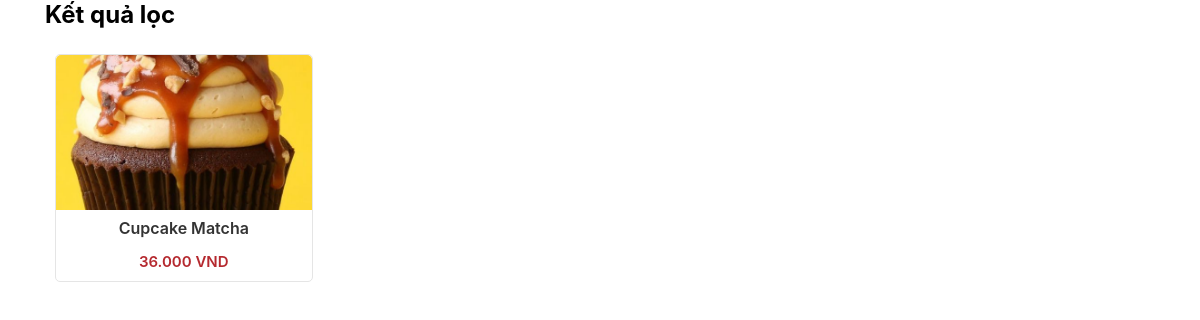
Before: /filter.php?name=Cupcake Matcha with the older database file.
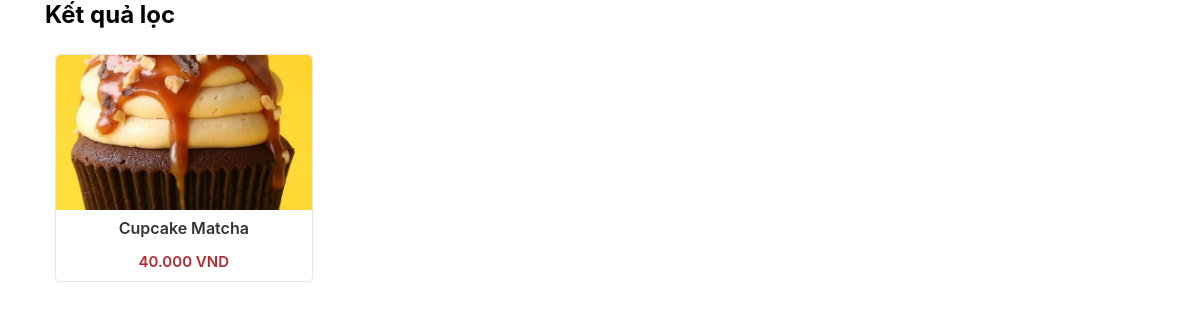
After: the same page with the newer database file.
### tables this page shows
CREATE TABLE `product` (
  `ProductID` int(11) NOT NULL,
  `ProductName` varchar(50) NOT NULL,
  `Description` varchar(1000) NOT NULL,
  `CateID` int(11) NOT NULL,
  `ProductImage` varchar(255) NOT NULL,
  `Price` decimal(10,2) NOT NULL
);

### filter.php (the view, shortened to what this page needs)
<?php
    include './connect_db.php';
    $search = isset($_GET['name']) ? $_GET['name'] : "";
    $sort_order = isset($_GET['sort_order']) ? $_GET['sort_order'] : "";
    $conditions = [];
    if ($search) {
        $conditions[] = "`ProductName` LIKE '%" . mysqli_real_escape_string($con, $search) . "%'";
    }
    $sql = "SELECT * FROM `product`";
    if (count($conditions) > 0) {
        $sql .= " WHERE " . implode(" AND ", $conditions);
    }
    if ($sort_order === "asc") {
        $sql .= " ORDER BY `Price` ASC";
    } elseif ($sort_order === "desc") {
        $sql .= " ORDER BY `Price` DESC";
    } else {
        $sql .= " ORDER BY `ProductID` ASC";
    }
    $result = mysqli_query($con, $sql);
?>
<!DOCTYPE html>
<html lang="en">
<head>
    <link rel="stylesheet" href="./assets/css/main.css">
</head>
<body>
    <div class="container">
        <h2>Kết quả lọc</h2>
        <div class="home-products">
            <?php if ($result && mysqli_num_rows($result) > 0) { ?>
                <?php while ($row = mysqli_fetch_assoc($result)) { ?>
                    <div class="col-product">
                        <article class="card-product">
                            <div class="card-header">
                                <a href="detail.php?ProductID=<?= $row['ProductID'] ?>" class="card-image-link">
                                    <img class="card-image" src="./<?= $row['ProductImage'] ?>" alt="<?= $row['ProductName'] ?>">
                                </a>
                            </div>
                            <div class="food-info">
                                <div class="card-content">
                                    <div class="card-title">
                                        <a href="detail.php?ProductID=<?= $row['ProductID'] ?>" class="card-title-link"><?= $row['ProductName'] ?></a>
                                    </div>
                                </div>
                                <div class="card-footer">
                                    <div class="product-price">
                                        <span class="current-price"><?= number_format($row['Price'], 0, ",", ".") ?> VND</span>
                                    </div>
                                </div>
                            </div>
                        </article>
                    </div>
                <?php } ?>
            <?php } else { ?>
                <p>Không tìm thấy sản phẩm nào.</p>
            <?php } ?>
        </div>
    </div>
</body>
</html>

Changed rows visible on the page:
changed product "Cupcake Matcha": Price "36.000" → "40.000"
